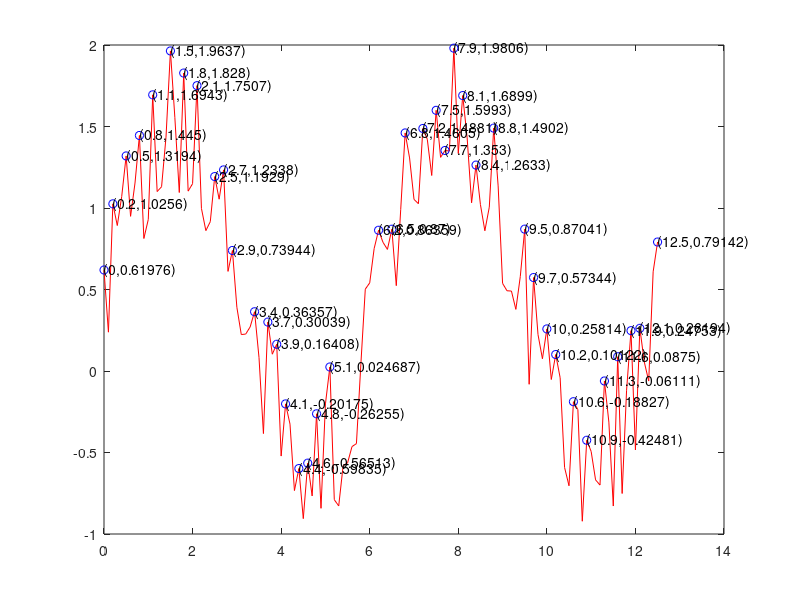

Source code (MATLAB):
% (a) Plot a sine wave as follows:
x = 0:0.1:4 * pi;
y = sin(x) + rand(1, length(x));
% plot(t, y, '.-');

% (b) Put a circle at each local maximum.
for i = 1:length(x)
    if i == 1
        if y(i) >= y(i + 1)
            lmax_ind = [i];
        else
            lmax_ind = [];
        end
    elseif i == length(x)
        if y(i) >= y(i - 1)
            lmax_ind = [lmax_ind i];
        end
    else
        if y(i) >= y(i - 1) && y(i) >= y(i + 1)
            lmax_ind = [lmax_ind i];
        end
    end
end

lmax_x = x(lmax_ind);
lmax_y = y(lmax_ind);

figure
plot(x, y, 'r', lmax_x, lmax_y, 'bo');

% (c) Use the command "text" to annotate each local maximum.
data = {};
for i = 1:length(lmax_x)
    new_data = strcat('(', num2str(lmax_x(i)), ', ', num2str(lmax_y(i)), ')');
    data = [data new_data];
end
text(lmax_x, lmax_y, data);